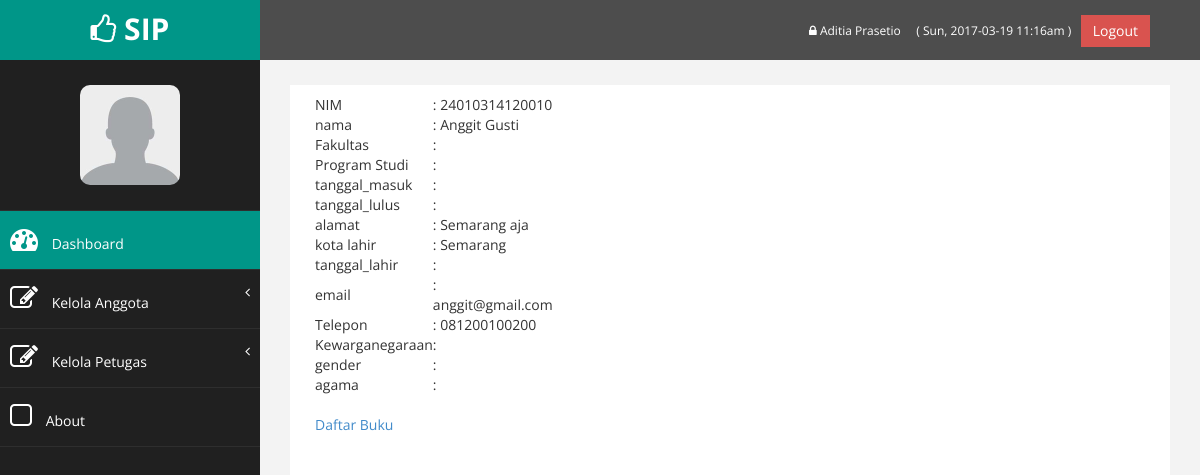
The page /dashboard/detail_mahasiswa.php?nim=24010314120010 (signed in) on the database its author committed.
### tables this page shows
CREATE TABLE `petugas` (
  `idpetugas` int(11) NOT NULL,
  `nama` varchar(30) NOT NULL,
  `email` varchar(50) NOT NULL,
  `password` varchar(50) NOT NULL
);

CREATE TABLE `anggota` (
  `nim` varchar(20) NOT NULL,
  `nama` varchar(30) NOT NULL,
  `password` varchar(50) NOT NULL,
  `alamat` varchar(150) NOT NULL,
  `kota` varchar(30) NOT NULL,
  `email` varchar(50) NOT NULL,
  `no_telp` varchar(15) NOT NULL
);

### dashboard/functions.php (called while the page is built, shortened)
<?php
	require_once('connect.php');
	$con = mysqli_connect($db_host, $db_username, $db_password, $db_database);
	$site_name="SIP";
	if(isset($_SESSION['sip_masuk_aja'])){
		if($_SESSION['sip_status']=='petugas'){
			$query = "SELECT * FROM petugas WHERE idpetugas=".$_SESSION['sip_masuk_aja']."";
			$petugas=mysqli_query($con,$query);
			$petugas=$petugas->fetch_object();
			$status=$_SESSION['sip_status'];
		}elseif($_SESSION['sip_status']=='anggota'){
			$query = "SELECT * FROM anggota WHERE nim=".$_SESSION['sip_masuk_aja']."";
			$anggota=mysqli_query($con,$query);
			$anggota=$anggota->fetch_object();
			$status=$_SESSION['sip_status'];
		}
	}
?>

### dashboard/detail_mahasiswa.php (the view, shortened to what this page needs)
<?php
$nim = $_GET['nim'];
include_once('sidebar.php');
$query = " SELECT * FROM anggota WHERE nim='".$nim."'";
$result = $con->query($query);
$row = $result->fetch_object();
?>
<div class="col-md-3 col-sm-12 col-xs-12">
<?php
		echo '<table border="0">';
			echo '<tr>';
				echo '<td>NIM</td>';
				echo '<td> : '.$row->nim.'</td>';
			echo '</tr>';
			echo '<tr>';
				echo '<td>nama</td>';
				echo '<td> : '.$row->nama.'</td>';
			echo '</tr>';
      echo '<tr>';
				echo '<td>Fakultas</td>';
				echo '<td> : '.$row->fakultas.'</td>';
			echo '</tr>';
      echo '<tr>';
				echo '<td>Program Studi</td>';
				echo '<td> : '.$row->program_studi.'</td>';
			echo '</tr>';
      echo '<tr>';
				echo '<td>tanggal_masuk</td>';
				echo '<td> : '.$row->tanggal_masuk.'</td>';
			echo '</tr>';
      echo '<tr>';
				echo '<td>tanggal_lulus</td>';
				echo '<td> : '.$row->tanggal_lulus.'</td>';
			echo '</tr>';
      echo '<tr>';
				echo '<td>alamat</td>';
				echo '<td> : '.$row->alamat.'</td>';
			echo '</tr>';
      echo '<tr>';
				echo '<td>kota lahir</td>';
				echo '<td> : '.$row->kota.'</td>';
			echo '</tr>';
      echo '<tr>';
				echo '<td>tanggal_lahir</td>';
				echo '<td> : '.$row->tanggal_lahir.'</td>';
			echo '</tr>';
			echo '<tr>';
      echo '<tr>';
				echo '<td>email</td>';
				echo '<td> : '.$row->email.'</td>';
			echo '</tr>';
			echo '<tr>';
      echo '<tr>';
				echo '<td>Telepon</td>';
				echo '<td> : '.$row->no_telp.'</td>';
			echo '</tr>';
			echo '<tr>';
      echo '<tr>';
				echo '<td>Kewarganegaraan</td>';
				echo '<td> : '.$row->warga_negara.'</td>';
			echo '</tr>';
			echo '<tr>';
      echo '<tr>';
				echo '<td>gender</td>';
				echo '<td> : '.$row->gender.'</td>';
			echo '</tr>';
			echo '<tr>';
      echo '<tr>';
				echo '<td>agama</td>';
				echo '<td> : '.$row->agama.'</td>';
			echo '</tr>';
    echo '</table>';
		echo '<br />';
		echo '<a href="daftar_buku.php">Daftar Buku</a>';
?>
<?php
	include_once('footer.php');
?>

### dashboard/sidebar.php (shortened to what this page needs)
<?php
	require_once('functions.php');
?>
<!DOCTYPE html>
<html xmlns="http://www.w3.org/1999/xhtml">
<head>
    <link href="assets/css/bootstrap.css" rel="stylesheet" />
    <link href="assets/css/font-awesome.css" rel="stylesheet" />
    <link href="assets/css/custom.css" rel="stylesheet" />
</head>
<body>
    <div id="wrapper">
		<nav class="navbar navbar-default navbar-cls-top " role="navigation" style="margin-bottom: 0">
            <div class="navbar-header">
                <a class="navbar-brand" href="index.php"><i class="fa fa-thumbs-o-up"></i> <?php echo $site_name ?></a>
            </div>
			<div style="color: white; padding: 15px 50px 5px 50px; float: right; font-size: 16px;">
				<a href="profil.php" title='Ubah Password' style="color:#fff; font-size:12px;"><i class="fa fa-lock"></i> <?php if($status=="petugas") echo $petugas->nama; else echo $anggota->nama; ?> </a>&nbsp;&nbsp;
				<a style="text-decoration: none; color:#fff; font-size:12px;"> <?php
					echo " ( ".date("D, Y-m-d") . " ". date("h:ia")." )&nbsp;&nbsp;";
				?>
				</a>
				<a href="logout.php" class="btn btn-danger square-btn-adjust">Logout</a>
			</div>
        </nav>
        <nav class="navbar-default navbar-side" role="navigation">
            <div class="sidebar-collapse">
                <ul class="nav" id="main-menu">
				<li class="text-center">
					<img src="assets/img/user/default.jpg" class="user-image img-responsive"/>
				</li>
				<li>
					<a class="active-menu" href="index.php"><i class="fa fa-dashboard fa-2x"></i> Dashboard</a>
				</li>
				<?php
				if($status=="petugas"){
					echo '<li>
						<a href="#"><i class="fa fa-edit fa-2x"></i> Kelola Anggota<span class="fa arrow"></span></a>
						<ul class="nav nav-second-level">
							<li><a href="data_mahasiswa.php">Data Mahasiswa</a></li>
							<li><a href="tambah_mahasiswa.php">Tambah Mahasiswa</a></li>
							<li><a href="daftar_anggota.php">Data Anggota</a></li>
							<li><a href="tambah_anggota.php">Tambah Anggota</a></li>
						</ul>
					</li>
					<li>
						<a href="#"><i class="fa fa-edit fa-2x"></i> Kelola Petugas<span class="fa arrow"></span></a>
						<ul class="nav nav-second-level">
							<li><a href="daftar_petugas.php">Data Petugas</a></li>
							<li><a href="tambah_petugas.php">Tambah Petugas</a></li>
						</ul>
					</li>';
				}
				?>
					<li>
                <a  href="http://localhost/sip/index.php#about"><i class="fa fa-square-o fa-2x"></i> About</a>
					</li>
                </ul>
            </div>
        </nav>
        <div id="page-wrapper" >
            <div id="page-inner">

### dashboard/assets/css/custom.css (style rules this page uses)
body { font-family: 'Open Sans', sans-serif; }
#wrapper { width: 100%; background:#202020; }
#page-wrapper { padding: 15px 15px; min-height: 600px; background:#F3F3F3; }
#page-inner { width:100%; margin:10px 20px 10px 0px; background-color:#fff!important; padding:10px; min-height:1200px; }
.text-center { text-align:center; }
.square-btn-adjust { border: 0px solid transparent; -webkit-border-radius: 0px; -moz-border-radius: 0px; border-radius: 0px; }
.user-image { margin: 25px auto; -webkit-border-radius: 10px; -moz-border-radius: 10px; border-radius: 10px; max-height:100px; max-width:100px; }
.navbar-cls-top .navbar-brand { color: #fff; background: #009688; width: 260px; text-align: center; height: 60px; font-size: 30px; font-weight: 700; }
.active-menu { background-color:#009688!important; }
.arrow { float: right; }
.fa.arrow:before { content: "\f104"; }
.sidebar-collapse , .sidebar-collapse .nav { background:none; }
.sidebar-collapse .nav { padding:0; }
.sidebar-collapse .nav > li > a { color:#fff; background:#202020; text-shadow:none; }
.sidebar-collapse > .nav > li > a { padding:15px 10px; }
.sidebar-collapse > .nav > li { border-bottom: 1px solid rgba(107, 108, 109, 0.19); }
.navbar-side { border:none; background-color: #202020; }
.navbar-cls-top { background:#4D4D4D; border-bottom:none; }
.navbar-default { border:0px solid black; }
.navbar-header { background: #009688; }
.nav > li > a > i { margin-right:10px; }
@media (min-width:768px) { #page-wrapper { margin: 0 0 0 260px; padding: 15px 30px; min-height: 1200px; } }
@media (min-width:768px) { .navbar-side { z-index: 1; position: absolute; width: 260px; } }
@media (min-width:768px) { .navbar { border-radius: 0px; } }

### rows shown on the page
petugas: nama "Aditia Prasetio"
anggota: nim "24010314120010", nama "Anggit Gusti", alamat "Semarang aja", kota "Semarang", email "anggit@gmail.com", no_telp "081200100200"

### other values the page prints
$site_name "SIP"
